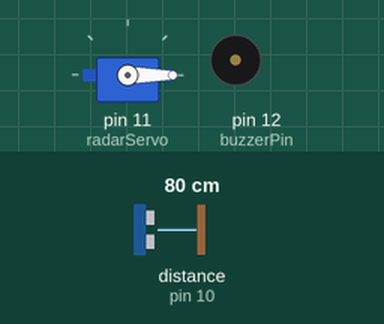
A sketch run on a simulated Arduino Uno, built with avr-gcc and run on an emulated ATmega328P. Shown: servo, buzzer (waves = sounding, pin HIGH). Wiring (inferred from the names in the program): ultrasonic range finder: trigger pin 9; echo pin 10. Inputs (shaded band) come from the test bench; at power-on: distance to the obstacle (sensor on pin 10) 80 cm. The echo pulse lasts 58.3 µs per cm; pins used as bus, display or sensor lines are not drawn.

Above: at 0.01 s.
0.9 s: distance to the obstacle (sensor on pin 10) set to 25 cm
3.9 s: distance to the obstacle (sensor on pin 10) set to 21 cm
At 5.87 s:
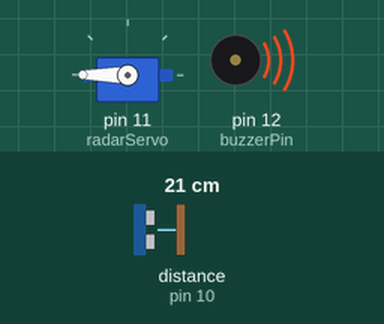
6.9 s: distance to the obstacle (sensor on pin 10) set to 35 cm
At 7.9 s:
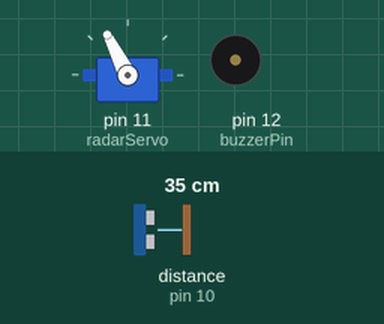
9.9 s: distance to the obstacle (sensor on pin 10) set to 2 cm
At 11.64 s:
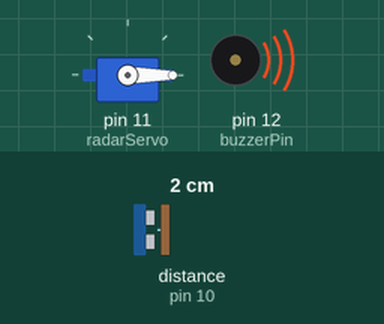
12.9 s: distance to the obstacle (sensor on pin 10) set to 60 cm
At 13.5 s:
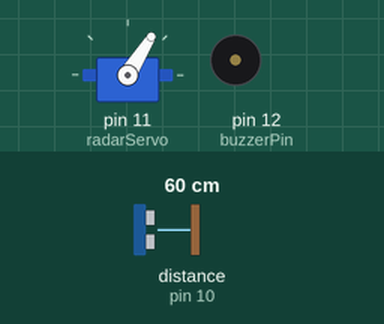
15.9 s: distance to the obstacle (sensor on pin 10) set to 4 cm
At 17.5 s:
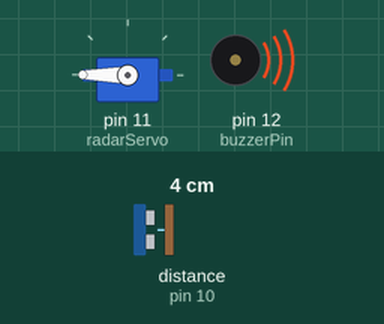
Timing chart, 0 to 21.5 s (numbered marks = the images above; inputs shaded):
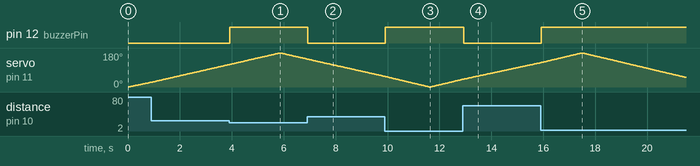

The sketch:

Ultrasonic-radar-detector.ino
```cpp
//Ultrasonic Radar Detector Project
//Ali Arda Kocabörek | Akdeniz EEE

#include <Servo.h>
#include <Arduino.h>

const int trigPin = 9;
const int echoPin = 10;
const int buzzerPin = 12;


Servo radarServo; //Bu bizim motoruma verdigimiz adlandirma

void checkDistance();

int main(void){

	init();

  radarServo.attach(11);

  pinMode(trigPin, OUTPUT);
  pinMode(echoPin, INPUT);
  pinMode(buzzerPin, OUTPUT);


  Serial.begin(9600);

  while(1)
  {

  	 for(int i = 0; i <= 180; i++){
    radarServo.write(i);
    delay(30);

    checkDistance();

  }
     for(int i = 180; i >= 0; i--){
    radarServo.write(i);
    delay(30);

    checkDistance();
  }
}


}

void checkDistance() {

	  long duration; //sesin hava kalma suresi
    int distance; //sesin esyaya carpana kadar gidip gelme toplam suresi


  digitalWrite(trigPin, LOW);
  delayMicroseconds(2);

  digitalWrite(trigPin, HIGH);
  delayMicroseconds(10);

  digitalWrite(trigPin, LOW);

  duration = pulseIn(echoPin, HIGH);
  distance = duration * 0.034 / 2;  //0.034 sesin havadaki hızı (cm/mikrosaniye) | 2'ye bolmemizin sebebi ise sesin gidip aynı yolu geri donmesi boylelikle engele olan mesafeyi buluyoruz

  if (distance > 0 && distance <= 20) {
    digitalWrite(buzzerPin, HIGH);
  } else {
    digitalWrite(buzzerPin, LOW);
  }
}
```

Measured:
- the behaviour switches between 22 and 21 cm on distance to the obstacle (sensor on pin 10) (found by bisection; images 0 and 1)
- after the input at 3.9 s, pin 12 (buzzerPin): LOW → HIGH at once
- after the input at 6.9 s, pin 12 (buzzerPin): HIGH → LOW at once
- after the input at 9.9 s, pin 12 (buzzerPin): LOW → HIGH at once
- after the input at 12.9 s, pin 12 (buzzerPin): HIGH → LOW at once
- after the input at 15.9 s, pin 12 (buzzerPin): LOW → HIGH at once
- by itself, servo on pin 11 (radarServo): rises from 129° to 180° in 1.5 s, then falls to 51° in 4.0 s
